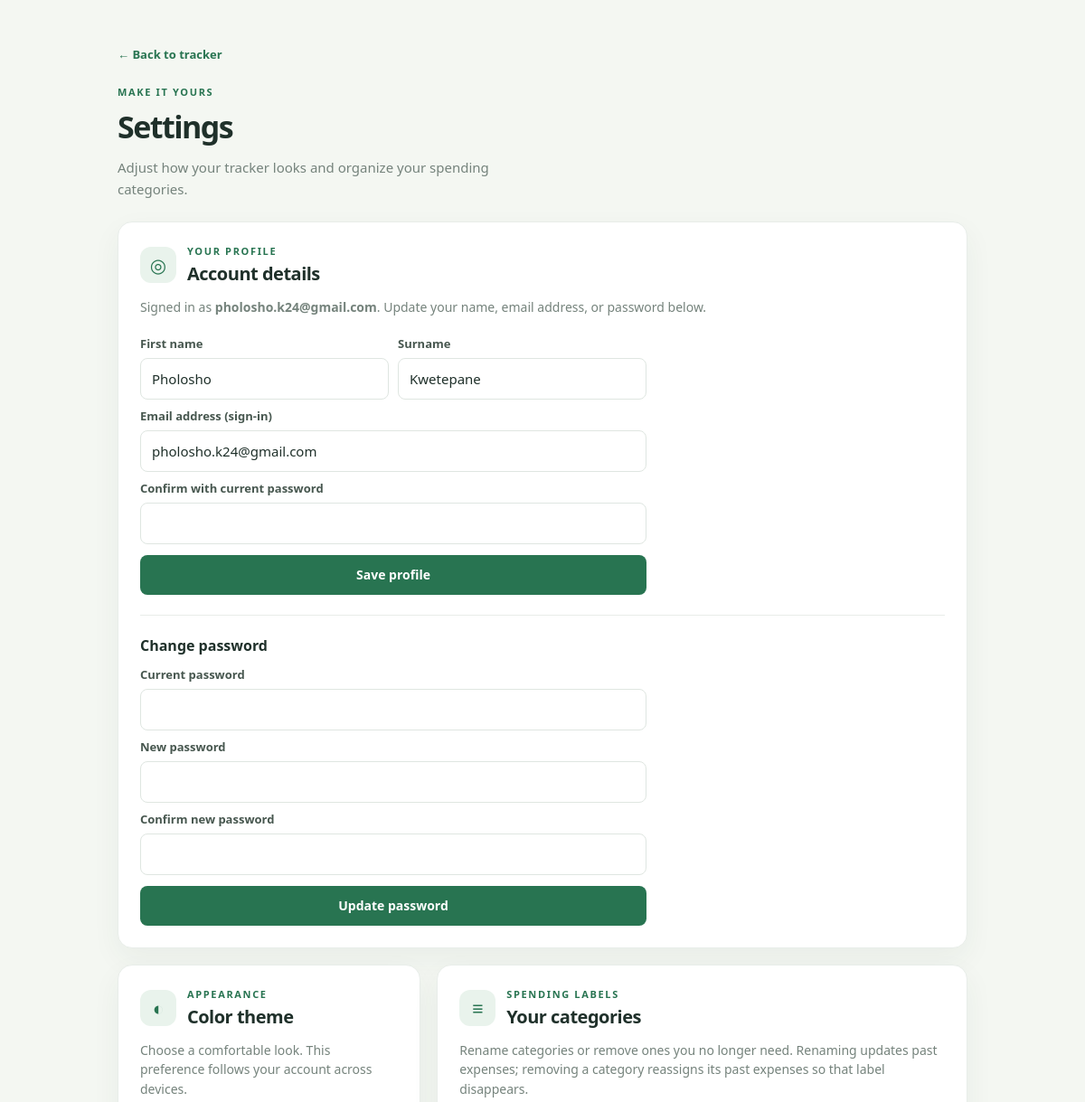
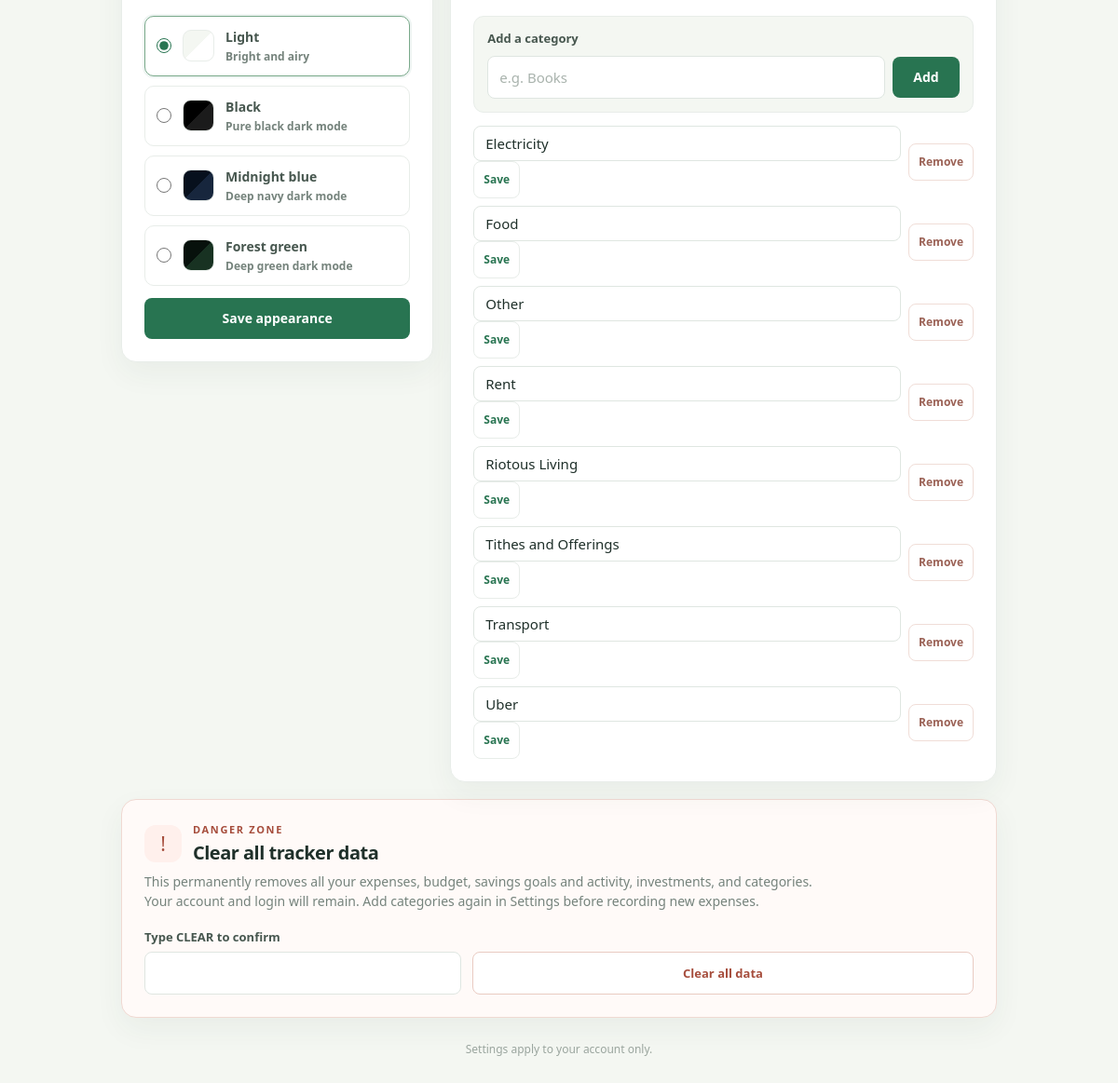
The page /settings (signed in) on the database its author committed (2 pictures, top to bottom).
### tables this page shows
CREATE TABLE user_categories (
            id INTEGER PRIMARY KEY AUTOINCREMENT,
            user_id INTEGER NOT NULL REFERENCES users(id),
            name TEXT NOT NULL COLLATE NOCASE,
            UNIQUE(user_id, name)
        );

### app.py (the view)
@app.route("/settings")
@login_required
def settings():
    connection = get_db_connection()
    categories = connection.execute(
        "SELECT id, name FROM user_categories WHERE user_id = ? ORDER BY name COLLATE NOCASE",
        (session["user_id"],)
    ).fetchall()
    connection.close()
    return render_template("settings.html", categories=categories)

### app.py (called while the page is built)
def get_db_connection():
    connection = sqlite3.connect("expenses.db")
    connection.row_factory = sqlite3.Row
    connection.execute("PRAGMA foreign_keys = ON")
    return connection

def login_required(view):
    @wraps(view)
    def wrapped_view(**kwargs):
        if "user_id" not in session:
            return redirect(url_for("login"))
        return view(**kwargs)
    return wrapped_view

### templates/settings.html (shortened to what this page needs)
<!DOCTYPE html>
<html lang="en">
<head>
    <link rel="stylesheet" href="{{ url_for('static', filename='style.css') }}">
</head>
<body class="theme-{{ session.get('theme', 'light') }}">
    <main class="container settings-container">
        <header class="settings-header">
            <a class="back-link" href="{{ url_for('home') }}">← Back to tracker</a>
            <p class="eyebrow">MAKE IT YOURS</p>
            <h1>Settings</h1>
            <p class="intro">Adjust how your tracker looks and organize your spending categories.</p>
        </header>
        <div class="settings-grid">
            <section class="expense-card settings-card account-settings">
                <div class="settings-title">
                    <span class="settings-icon" aria-hidden="true">◎</span>
                    <div><p class="eyebrow">YOUR PROFILE</p><h2>Account details</h2></div>
                </div>
                <p class="section-copy">Signed in as <strong>{{ session.get('username') }}</strong>. Update your name, email address, or password below.</p>
                <form action="{{ url_for('update_account') }}" method="POST" class="account-edit-form">
                    <div class="auth-name-grid">
                        <div class="field-group"><label for="profile-first-name">First name</label><input id="profile-first-name" type="text" name="first_name" maxlength="50" value="{{ session.get('first_name', '') }}" autocomplete="given-name" required></div>
                        <div class="field-group"><label for="profile-last-name">Surname</label><input id="profile-last-name" type="text" name="last_name" maxlength="50" value="{{ session.get('last_name', '') }}" autocomplete="family-name" required></div>
                    </div>
                    <div class="field-group">
                        <label for="profile-email">Email address (sign-in)</label>
                        <input id="profile-email" type="email" name="email" maxlength="254" value="{{ session.get('username') }}" autocomplete="email" required>
                    </div>
                    <div class="field-group">
                        <label for="profile-current-password">Confirm with current password</label>
                        <input id="profile-current-password" type="password" name="current_password" autocomplete="current-password" required>
                    </div>
                    <button type="submit" class="settings-submit">Save profile</button>
                </form>
                <div class="settings-divider"></div>
                <h3 class="settings-subheading">Change password</h3>
                <form action="{{ url_for('update_account') }}" method="POST" class="account-edit-form">
                    <div class="field-group">
                        <label for="password-current">Current password</label>
                        <input id="password-current" type="password" name="current_password" autocomplete="current-password" required>
                    </div>
                    <div class="field-group">
                        <label for="password-new">New password</label>
                        <input id="password-new" type="password" name="new_password" minlength="8" autocomplete="new-password" required>
                    </div>
                    <div class="field-group">
                        <label for="password-confirm">Confirm new password</label>
                        <input id="password-confirm" type="password" name="confirm_password" minlength="8" autocomplete="new-password" required>
                    </div>
                    <button type="submit" class="settings-submit">Update password</button>
                </form>
            </section>
            <section class="expense-card settings-card">
                <div class="settings-title">
                    <span class="settings-icon" aria-hidden="true">◐</span>
                    <div><p class="eyebrow">APPEARANCE</p><h2>Color theme</h2></div>
                </div>
                <p class="section-copy">Choose a comfortable look. This preference follows your account across devices.</p>
                <form action="{{ url_for('update_theme') }}" method="POST" class="theme-form">
                    <label class="theme-choice"><input type="radio" name="theme" value="light" {% if session.get('theme', 'light') == 'light' %}checked{% endif %}><span class="theme-swatch light-swatch" aria-hidden="true"></span><span><strong>Light</strong><small>Bright and airy</small></span></label>
                    <label class="theme-choice"><input type="radio" name="theme" value="dark" {% if session.get('theme') == 'dark' %}checked{% endif %}><span class="theme-swatch dark-swatch" aria-hidden="true"></span><span><strong>Black</strong><small>Pure black dark mode</small></span></label>
                    <label class="theme-choice"><input type="radio" name="theme" value="midnight" {% if session.get('theme') == 'midnight' %}checked{% endif %}><span class="theme-swatch midnight-swatch" aria-hidden="true"></span><span><strong>Midnight blue</strong><small>Deep navy dark mode</small></span></label>
                    <label class="theme-choice"><input type="radio" name="theme" value="forest" {% if session.get('theme') == 'forest' %}checked{% endif %}><span class="theme-swatch forest-swatch" aria-hidden="true"></span><span><strong>Forest green</strong><small>Deep green dark mode</small></span></label>
                    <button type="submit" class="settings-submit">Save appearance</button>
                </form>
            </section>
            <section class="expense-card settings-card categories-settings">
                <div class="settings-title">
                    <span class="settings-icon" aria-hidden="true">≡</span>
                    <div><p class="eyebrow">SPENDING LABELS</p><h2>Your categories</h2></div>
                </div>
                <p class="section-copy">Rename categories or remove ones you no longer need. Renaming updates past expenses; removing a category reassigns its past expenses so that label disappears.</p>
                <form action="{{ url_for('add_category') }}" method="POST" class="add-category-form">
                    <label for="new-category">Add a category</label>
                    <div class="inline-controls"><input id="new-category" type="text" name="name" maxlength="40" placeholder="e.g. Books" required><button type="submit">Add</button></div>
                </form>
                <div class="category-list">
                    {% for category in categories %}
                        <div class="category-edit-row">
                            <form action="{{ url_for('rename_category', category_id=category['id']) }}" method="POST" class="rename-category-form">
                                <input id="category-{{ category['id'] }}" type="text" name="name" value="{{ category['name'] }}" maxlength="40" required>
                                <button type="submit" class="save-name-button">Save</button>
                            </form>
                            <form action="{{ url_for('remove_category', category_id=category['id']) }}" method="POST" onsubmit="return confirm('Remove this category? Past expenses will be moved to Other, another available category, or Uncategorized.');">
                                <button type="submit" class="remove-category-button" aria-label="Remove {{ category['name'] }}">Remove</button>
                            </form>
                        </div>
                    {% else %}
                        <p class="no-categories">You have no categories yet. Add one above to use it for new expenses.</p>
                    {% endfor %}
                </div>
            </section>
        </div>
        <section class="expense-card danger-zone settings-danger-zone">
            <div class="settings-title">
                <span class="settings-icon" aria-hidden="true">!</span>
                <div><p class="eyebrow">DANGER ZONE</p><h2>Clear all tracker data</h2></div>
            </div>
            <p class="section-copy">This permanently removes all your expenses, budget, savings goals and activity, investments, and categories. Your account and login will remain. Add categories again in Settings before recording new expenses.</p>
            <form action="{{ url_for('clear_account_data') }}" method="POST" class="clear-data-form" onsubmit="return confirm('Permanently clear all tracker data for this account? This cannot be undone.');">
                <div class="field-group"><label for="clear-data-confirmation">Type CLEAR to confirm</label><input id="clear-data-confirmation" type="text" name="confirmation" autocomplete="off" required></div>
                <button type="submit" class="danger-button">Clear all data</button>
            </form>
        </section>
        <footer>Settings apply to your account only.</footer>
    </main>
</body>
</html>

### rows shown on the page
user_categories: name "Electricity"
user_categories: name "Food"
user_categories: name "Other"
user_categories: name "Rent"
user_categories: name "Riotous Living"
user_categories: name "Tithes and Offerings"
user_categories: name "Transport"
user_categories: name "Uber"

### other values the page prints
{{ session.get('username') }} "pholosho.k24@gmail.com"
